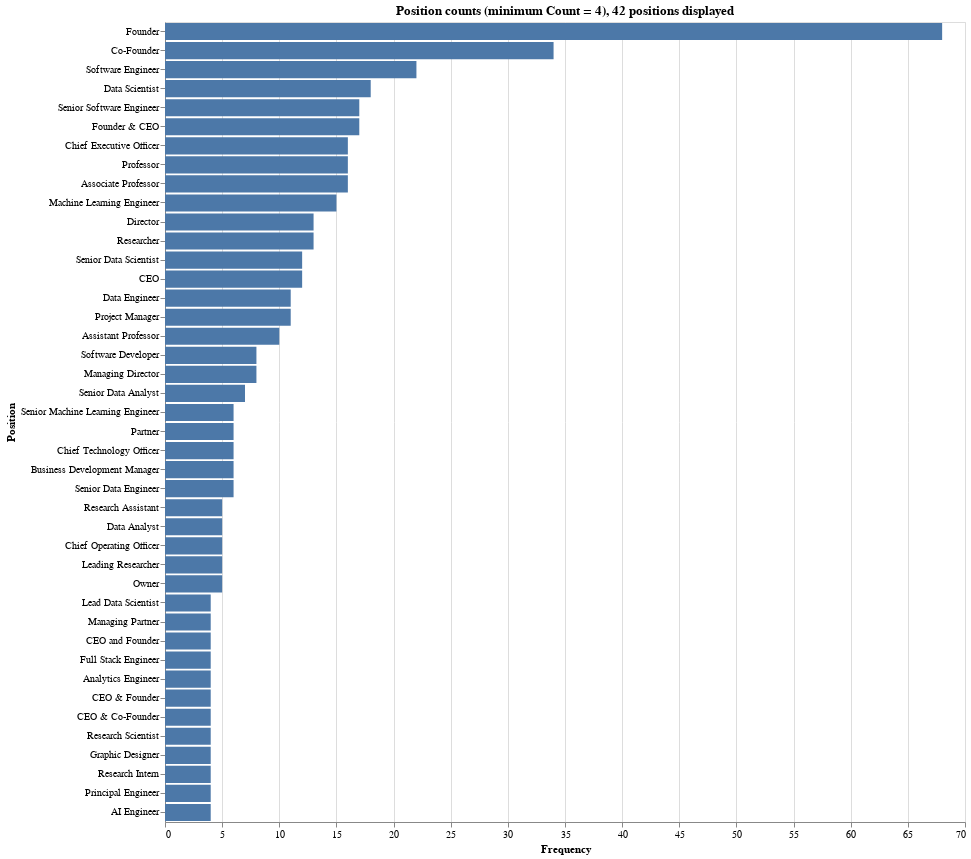

The notebook cell saved with this chart:
### Code cell
# Create the Altair bar chart
alt.Chart(positions_df).mark_bar().encode(
    x=alt.X('Frequency:Q', axis=alt.Axis(title='Frequency')),
    y=alt.Y('Position:N', sort='-x', axis=alt.Axis(title='Position')), # Sort bars by frequency
    tooltip=['Position', 'Frequency', 'People']
).properties(
    width=800,
    height=800,
    title=f"Position counts (minimum Count = {n}), {len(positions)} positions displayed"
)

### Figure 1 — Vega-Lite specification as saved in the notebook (floating-point values rounded to 4 significant figures)
{"config": {"view": {"continuousWidth": 300, "continuousHeight": 300}}, "data": {"name": "data-4428fef660b61d7b17484a1790ca9a13"}, "mark": {"type": "bar"}, "encoding": {"tooltip": [{"field": "Position", "type": "nominal"}, {"field": "Frequency", "type": "quantitative"}, {"field": "People", "type": "nominal"}], "x": {"axis": {"title": "Frequency"}, "field": "Frequency", "type": "quantitative"}, "y": {"axis": {"title": "Position"}, "field": "Position", "sort": "-x", "type": "nominal"}}, "height": 800, "title": "Position counts (minimum Count = 4), 42 positions displayed", "width": 800, "$schema": "https://vega.github.io/schema/vega-lite/v5.20.1.json", "datasets": {"data-4428fef660b61d7b17484a1790ca9a13": [{"Position": "Founder", "Frequency": 68, "People": "Dan Constantin Cotici, Dennis Palatov, George Draco, Saleh Bilal, Muhammad Irfan, Deepanshu Sharma, Ben Martin, Aubrey Nyasulu, Adam Dahdah, Reginald Roark, Poojan Shah, Ayush Anand, Evelyn Van Orden, Ket Patel, Mark  Engstar , David Stubbs, Matt Morgan, Jitendra Sheth Founder, Cosmos Revisits, Prince DJETTA , Arijit Kar, Jim Frost, Janis Sadinovs, Simon Au-Yong, Beck Nadir, Simon Snook, Hena Husain, Tyson Prier, Govind Singh, Matt Ovenden, Dr. Chandrakant Bothe, Loïc Jean Vandermeeren, Joe Leto, Nilay Dupare, Clayton Smith 🚀, Zidan M., Marco Band, Dr Nick Jackson, Nadine Salem, Aaron Sarginson, Alec Coughlin, John Sprunger, Dmitri Vinnikov, Alexander Long, Sara Carty, Tia Collard, Erfan Behrooz, John Rush, Cody Hand, Harsh Singh, Joachim Schork, Joe Lafko, Bas Dohmen (How to Power BI), Alice SH Wong, Arjun Sharda, Berenice Franklin, Robert Rachford, Guido Fuà, Amrith Krishna, Davit Buniatyan, Michael Cassidy, Charles H. Martin, PhD, Cornellius Yudha Wijaya, Ricky Eckhardt, Cyprien HENRY 🚀, Samuel Colvin, Sabine Dzirkale, Yskert Schindel, Dagnija Veide"}, {"Position": "Co-Founder", "Frequency": 34, "People": "Emil Brugal, Gautam Kadian, Guerschon J. Leroi, Susan Josephson, Sharaschandra Bolunja, Anis Ktari, Michael Kisilenko, Elizabeth Zizik, Joe Fortune, Anders Tilsted, Maaz Nadeem, Daniel Sabanés Bové, Nitish Choudhary, Kevin Chaplin, Eduardo Mata Mitzunaga, Niraj CH, James Dawson, Chase Hattan, Zeeshan Ali, B. Earl, Robert Hämisch, Ravi Saxena, Alexander Semenov, Randell Sergeant, Adrian Brudaru, Dawn Choo, Viktor  Nagy, Benjamin Tarzwell, Sagarika Basu, Raphaël MANSUY, Matiss Kodolins, Juan Olano, Dr Rawan Alshammari, Andrii Shekhirev"}, {"Position": "Software Engineer", "Frequency": 22, "People": "Varun Kumar, Mohammed Imtiyaz Ali, Avinash Pandey, Ravi Vesara, Segni Dessalegn, Sai Nethra Manikonda, Aditya Sunit Kanoi, Jaya Prakash M, Richard Iannone, Roshan Budhathoki, 💾 Aaron Paterson, Rishik Chakravarty, Kofi Asare-Amankwah, Muhammad Suleiman, Himanshu Sharma, Petar Ivanov, Elviss Strazdiņš, Mal Duffin, Julien Truffaut, Ryan Talbert, Andrew Herman, CFP®, Dmitry Shohov"}, {"Position": "Data Scientist", "Frequency": 18, "People": "Anes Valentic, Kaneez Ayesha, Hari Krishna Sai Durga Prasad Naralasetty, Federico Ricciuti, Dr. Oriana Genolet, Mauro Mariniello, Jack Rodenberg, Nick Jones, André Ferreira, Faten Ben Hassine, Gustavo R Santos, Dr. Niels Ohlsen, Zared Shawver, PhD, Swarup Ranjan Behera, PhD, Saeed Misaghian, PhD, Oskars Treimanis, Evangelos Chatzidimitriou, Valērijs Mihailovs"}, {"Position": "Senior Software Engineer", "Frequency": 17, "People": "Gleb Stepanov, Hassan Shahzad, Riccardo Schiavoni, Joseph Wambura, Luke Hovee, Gobind Singh, Dean Turpin, Rimvydas Bingelis, AARON VALDES, Roger Lam, Anthony Mahshigian, Demitri Swan, Aaron Sheldon, Joshua Decker, Mark Feher, Nikola Anicic, Jurijs Sevcenko"}, {"Position": "Founder & CEO", "Frequency": 17, "People": "John Duncan, Fatih Mehmet Güler, Onur Kavrık, Junaid Khalid, Alexander Lenard, Godwin A. Timothy, Dario Dilernia, Rajyavardhan Bhandari, Santosh Iyer, Cody Crumrine, Nils Roeder, Duraisamy Rajan Palani, Marty Samples, Roni Rahman, Eric Zhu, Filip Novoselnik, Claudio Flores"}, {"Position": "Chief Executive Officer", "Frequency": 16, "People": "Juan G. Carmona, Emmanuel Quezada 🇺🇳, Ben Jackson, Tom Grogan, Kingsley Ucheoma, Roni Cerga, Elvis Dieguez, Petar Petrov, Arafat EL- Imam, Ethen Laing, Guntis Mincis, Kaspars Ozoliņš, Scott Brass, Normunds Daudiss, Degi Karayev, Sergejs Toporkovs"}, {"Position": "Professor", "Frequency": 16, "People": "Andreas Fichtner, Elias Cueto, George Karniadakis, Vincent Racaniello, Duen Horng \"Polo\" Chau, Sergejs Gaidukovs, George Yannis, Pierluigi Claps, Boriss Misnevs, Oksana Nikiforova, Jansone Baiba, Dmitry Pavlyuk, Leo Selavo, Marcis Auzinsh, Vyacheslavs Kashcheyevs, Igor Kabashkin"}, {"Position": "Associate Professor", "Frequency": 16, "People": "Sanjit Om T., Lotte Ansgaard Thomsen, Javier Civera, Mete Yağanoğlu, Andrew King, Amir Patel, Francisco J. Enguita, Thibault Schrepel, Kaspars Traskovskis, Diana Zalostiba, Jelena Kosmaca, Uffe Høgsbro Thygesen, John Millett, AMP Jones, Girts Barinovs, Signe Mežinska"}, {"Position": "Machine Learning Engineer", "Frequency": 15, "People": "Ramu Metlapalli, Danial Nasir, Zohaib Sajjad, Ezequiel Coronel, Ben Burtenshaw, Leandro Rodriguez Llosa, Breytner Nascimento, Edward Schmuhl, João Gante, Suraj Subramanian, Tales Marra, Luca Podo, PhD, Dr. -Ing. Markus Stoll, Liene Cirule, Dmitrijs Balabka"}, {"Position": "Director", "Frequency": 13, "People": "Mr. Mahesh Shastry, Mandi Tyrrell, Adam Jacobi MBA 🇫🇷🇩🇪🇨🇭, David Carrier, Valentina D'Efilippo, Mark Baillie, Tejas Kulkarni, Duncan Yellowlees, Richard Ashton, Jeremy Wyatt, Sharon Wilson, Kristine Salma-Ancane, Karen Hanghøj"}, {"Position": "Researcher", "Frequency": 13, "People": "Mikko Pitkonen, Jānis Bikše, Artemijs Sceglovs, Jānis Stāvusis, Liga Jasulaneca, Kaspars Megnis, Katrīna Laganovska, Annamarija Trausa, Marceau GRESSE, Mihails Birjukovs, Aivars Cīrulis, PhD, Alexander Bubovich, Modris Dobelis"}, {"Position": "Senior Data Scientist", "Frequency": 12, "People": "Shirin Khosravi Jam, Lewis Whitehouse, Akvilė Bertašiūtė, Joaquin Amat Rodrigo, Andreas Stasinakis, Christos Makatis, Dr. Vytautas Bielinskas, Neil Leiser, Stamatis Karlos, Philippe de Meulenaer, Fabrizio Damicelli, Algimantas Cerniauskas, PhD"}, {"Position": "CEO", "Frequency": 12, "People": "Vishal Alimchandani, Sevgi Ateş, Armin Wellhoefer, Sean Frank, Daniel Han, Dmitry Shironosov, Kai Hennings, Bjion Henry, Magnus Söderberg, Marek Wilgucki, Njål Tengs-Hagir, Evalds Urtans"}, {"Position": "Data Engineer", "Frequency": 11, "People": "Joel Benavent, Rahul Kumar Tiwari, Harikrishnan  P R, Thomas Dehaene, Erich Silva, Rohit Singh, Andrey Bystrov, Stefanos Sekis, Daniel Mitrofanovs, Marcis Sejejs, Ieva Bidermane"}, {"Position": "Project Manager", "Frequency": 11, "People": "Prabal Shakti Singh Jha, Yasser Al Jarouf, Katia DiSilvestro, Dainis Učelnieks, Abdur Rehman, Eddy Missoudan, Maksis Paunins, Oļegs Borščevskis, Aleksandrs Gavrilovs, Kristīne Auziņa, Elīna Priede"}, {"Position": "Assistant Professor", "Frequency": 10, "People": "Francesca Grazian, Nirmal Gaud, María Óskarsdóttir, Benjamin Sprecher, Gita Gersone, Nikhilesh Dangi, Erica Zeglio, Lingli Zhou, Anouk Borst, Vita Šakele, Dr.sc.ing."}, {"Position": "Software Developer", "Frequency": 8, "People": "Federico Cestari, Robert McMenemy 👾, Krishna kumar, Mohammed Arshad, Mohamed Abubacker Soofi, Andis Ozoliņš, Didzis Berenis, Solvita Ragauša"}, {"Position": "Managing Director", "Frequency": 8, "People": "Kapil Kapur, Sergej Plovs 🇺🇦, Ian Warman, Andy Kirk, Chris Surdak, Alaa Dalghan, Valeriy Manokhin, PhD, MBA, CQF, Matteo Castiello"}, {"Position": "Senior Data Analyst", "Frequency": 7, "People": "Andrés Lozano, Gerard V. Edom, Faheem khan, David Gomez, Elijah Butler 📊, Mohamed Abdelatty, Ilva Danenberga"}, {"Position": "Senior Machine Learning Engineer", "Frequency": 6, "People": "Jan Zuiderveld, Ahmed Nasr, Dennis Kennetz, Azarang Golmohammadi, Muhammad Navaid, Apostolos Florakis"}, {"Position": "Partner", "Frequency": 6, "People": "Max Langley ⚖️, Stephen Tan, Ben Maling, Laura Nguyen, Mike Marrington, Christer Dalsbøe"}, {"Position": "Chief Technology Officer", "Frequency": 6, "People": "Andrew Jack, Paul Dragoonis, David Mataciunas, Arnaud Bastide, Xavier Lara, Dmitry Yemelyanov"}, {"Position": "Business Development Manager", "Frequency": 6, "People": "Gavin Han, Arkhan ABBASOV, Diana Spunei, Haralds Millers, Ivan Ivanov, Justin Leavitt"}, {"Position": "Senior Data Engineer", "Frequency": 6, "People": "Akash Sonone, Mursalin Kabir Rishat, Daniel Beach, Vladislavs Kivelevs, Jānis Šlapiņš, Alex Vesyoliy"}, {"Position": "Research Assistant", "Frequency": 5, "People": "John Joel Iji, MD, Roberts Kārkliņš, Fēlikss Rūmnieks, Ilze Baumgarte, Zigmunds Freibergs"}, {"Position": "Data Analyst", "Frequency": 5, "People": "Harshvardhan Negi, Annie Nelson, Edwin Uzoefuna, Kelly Adams, Bryan Johnson"}, {"Position": "Chief Operating Officer", "Frequency": 5, "People": "Alexey Gerasimov, SW “Chip”  Staples, Muhammad Muzammil, Andres Lozano Sanudo, Rafael Benicio"}, {"Position": "Leading Researcher", "Frequency": 5, "People": "Arturs Brekis, Aleksejs Zolotarjovs, Tatjana Pladere, Karlis Freivalds, Edgars Butanovs"}, {"Position": "Owner", "Frequency": 5, "People": "Sandipan Sharma, Shivansh Soni, Awa K. Penn, Martin Treiber, Maksims Matulenko"}, {"Position": "Lead Data Scientist", "Frequency": 4, "People": "Aishit Dharwal, Markos Iliakis, Sakil Ansari, Sandeep Sharma"}, {"Position": "Managing Partner", "Frequency": 4, "People": "A. Frederike Reppekus, Scott Newton, Janis Kolomenskis, Matiss Neimanis"}, {"Position": "CEO and Founder", "Frequency": 4, "People": "Simon Powers, Mitch Mitchem, Nick Edwards, PhD, Jesica Chavez 🤖🎙️"}, {"Position": "Full Stack Engineer", "Frequency": 4, "People": "Vytautas Asmantavicius, Muhammad Osama, Muhammad Mudassir, Surya Pratap Rana"}, {"Position": "Analytics Engineer", "Frequency": 4, "People": "Matthias  Gloël, Shreya Arya, Shah Mohammed, Darius Tamasauskas"}, {"Position": "CEO & Founder", "Frequency": 4, "People": "Alex Taits, Tristan Post, Mario Alejandro Muñetón Durango, Bianca Schiffgens"}, {"Position": "CEO & Co-Founder", "Frequency": 4, "People": "Maadh Al Naabi, Ritchie Vink, Jesús Manuel Muñoz Tejeda, Erick Pastor"}, {"Position": "Research Scientist", "Frequency": 4, "People": "Ismael C., Nicolo' Brandizzi, Ph.D., Ricardo Dalagnol da Silva, Honglu Zhou"}, {"Position": "Graphic Designer", "Frequency": 4, "People": "Sakshi Sakhare, Rakib Hossen, Gregory Tymul, Md Matiur Rahman"}, {"Position": "Research Intern", "Frequency": 4, "People": "Hoor ul Ain, Prachi Pandey, Yanbang Wang, Srishti Sharma"}, {"Position": "Principal Engineer", "Frequency": 4, "People": "André Figueira, David Bosak, PhD, Mikhail Chubarov, Brad Hull, PE"}, {"Position": "AI Engineer", "Frequency": 4, "People": "Gustavo M. Ortega, Divyansh Tripathi, 👋 Luca Baggi, Shin'ichi Sato"}]}}
